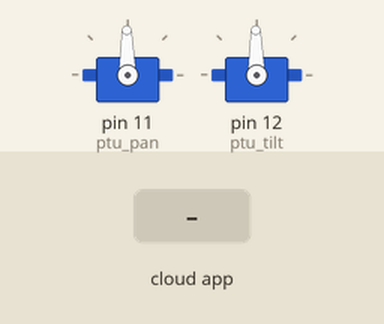
Simulated run of this sketch. Board: Arduino Uno, built with avr-gcc and run on an emulated ATmega328P. Parts: 2 × servo. The test bench sets the inputs (shaded band). The ROS host is connected and sends only what is stated.

Above: at 1.2 s.
1.3 s: the phone or cloud app sets angular.z to -100
At 2.5 s:
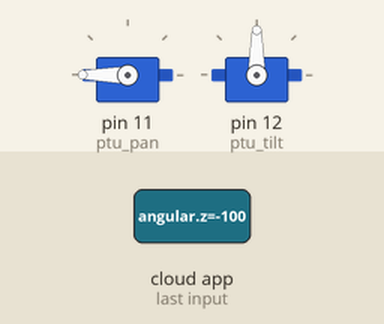
2.8 s: the phone or cloud app sets angular.z to 100
At 3.7 s:
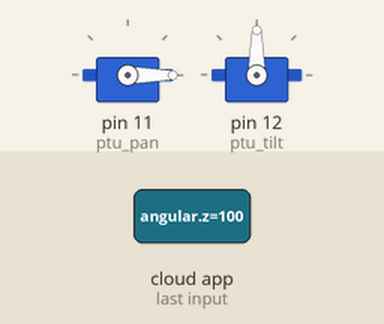
Timing chart, 0 to 5.8 s (numbered marks = the images above; inputs shaded):
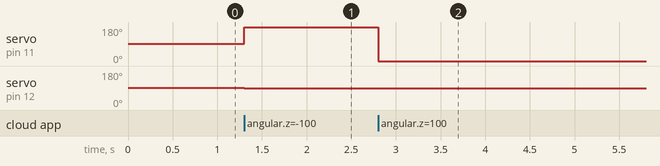

The sketch:

arduino_ptu.ino
```cpp
#include <ArduinoHardware.h>
#include <ros.h>
#include <std_msgs/String.h>
#include <geometry_msgs/Twist.h>
#include <sensor_msgs/JointState.h>
#include <Servo.h>

//Now you can send all of the statements you want
//to be logged at the appropriate verbosity level

//  nh.logdebug("Debug Statement");
//  nh.loginfo("Program info");
//  nh.logwarn("Warnings.");
//  nh.logerror("Errors..");
//  nh.logfatal("Fatalities!");

const float Pi = 3.14159;

//Setup Servo Objects
Servo ptu_pan;
Servo ptu_tilt;

//Main Ros Node Handler
ros::NodeHandle nh;

//Setup Current, Minimum, and Maximum Variables in Radians for Pan & Tilt
float pan_angle = 1.59;
float pan_min = 0;
float pan_max = 3.14;

float tilt_angle = 1.59;
float tilt_min = 0;
float tilt_max = 2.25;

char *joint_name[] = {"ptu_pan_joint", "ptu_tilt_joint"};
float joint_position[]= {0, 0};
float joint_velocity[]= {0.5, 0.5};
float joint_effort[]= {1000, 1000};

geometry_msgs::Twist ptu_cmd_vel;

sensor_msgs::JointState ptu_jointstatus;

//Publish JointState msgs
ros::Publisher pub_ptu("/ptu/joint_states", &ptu_jointstatus);

//Create a Callback that is Triggered when /ptu/cmd_vel/ Twist msgs come in
void ptu_cb( const geometry_msgs::Twist &msg)
{
  //nh.logerror("Twist Recieved");

  pan_angle = ((msg.angular.z * -1 + 1) / 2) * Pi;
  tilt_angle = ((msg.angular.y * -1 + 1) / 2) * Pi;

  joint_position[0] = pan_angle;
  joint_position[1] = tilt_angle;
}

//Subscribe to /ptu/cmd_vel topic for Twist msgs
ros::Subscriber<geometry_msgs::Twist>  sub_ptu("/ptu/cmd_vel", &ptu_cb );

void setup()
{
  //Select Pins to be used on Arduino for Servo control
  ptu_pan.attach(11);
  ptu_tilt.attach(12);

  //Set the Starting Angle
  ptu_pan.write(int(pan_angle * 180 / Pi));
  ptu_tilt.write(int(tilt_angle * 180 / Pi));

  //Start the RosSerial communcation
  nh.getHardware()->setBaud(115200);
  nh.initNode();

  //Subscribe and Publish topics previously defined
  nh.advertise(pub_ptu);
  nh.subscribe(sub_ptu);
}

void loop()
{
  nh.spinOnce();

  //Set the Pan & Tilt current angle
  ptu_pan.write(int(pan_angle * 180 / Pi));
  ptu_tilt.write(int(tilt_angle * 180 / Pi));

  //Set up the JointState msg
  ptu_jointstatus.header.stamp = nh.now();
  ptu_jointstatus.header.frame_id = "";
  ptu_jointstatus.name_length = 2;
  ptu_jointstatus.position_length = 2;
  ptu_jointstatus.velocity_length = 2;
  ptu_jointstatus.effort_length = 2;
  ptu_jointstatus.name = joint_name;
  ptu_jointstatus.position = joint_position;
  ptu_jointstatus.velocity = joint_velocity;
  ptu_jointstatus.effort = joint_effort;

  //Publish the new jointstate to /ptu/joint_states
  pub_ptu.publish(&ptu_jointstatus);
}
```

Measured:
- after the input at 1.3 s, servo on pin 11 (ptu_pan): 91° → 180° at once; servo on pin 12 (ptu_tilt): 91° → 90° at once
- after the input at 2.8 s, servo on pin 11 (ptu_pan): 180° → 0° at once
